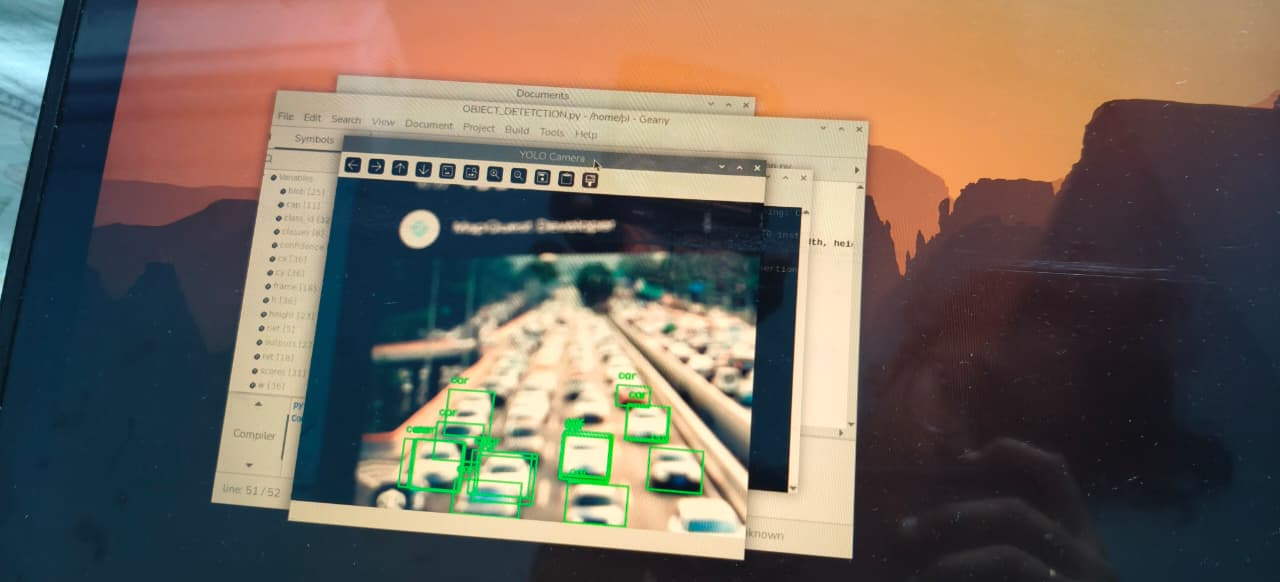
#> input picture 8c186fc9-99ee-4350-81dc-85e453bcb0b9.png, 1280 x 582 px, given in place of the camera
$ python lane_detection.py
#> lines starting #> are read from the running program, lines starting #| are printed output that depends on the picture; after the words box and inside, x2 and y2 are one past the last pixel; in counts of white or black regions, pixels touching at a corner belong together
import cv2
import numpy as np

# ---------- Region of Interest ----------
def roi_mask(img, vertices):
    mask = np.zeros_like(img)
    cv2.fillPoly(mask, vertices, 255)
    masked_img = cv2.bitwise_and(img, mask)
    return masked_img

# ---------- Hough Line Transform ----------
def hough_lines(img, rho, theta, threshold, min_line_len, max_line_gap):
    lines = cv2.HoughLinesP(
        img, rho, theta, threshold,
        np.array([]),
        minLineLength=min_line_len,
        maxLineGap=max_line_gap
    )
    return lines

# ---------- Draw Lines ----------
def draw_lines(img, lines, color=[0, 0, 255], thickness=5):
    if lines is None:
        return

    for line in lines:
        x1, y1, x2, y2 = line[0]
        cv2.line(img, (x1, y1), (x2, y2), color, thickness)


# ---------- Camera ----------
cap = cv2.VideoCapture(0)   # 0 = default webcam

while True:
    ret, frame = cap.read()
#> frame is the input picture: shape (582, 1280, 3); mean B, G, R 91.5, 102.6, 113.6
    if not ret:
        break

    # 1. Gray
    gray = cv2.cvtColor(frame, cv2.COLOR_BGR2GRAY)
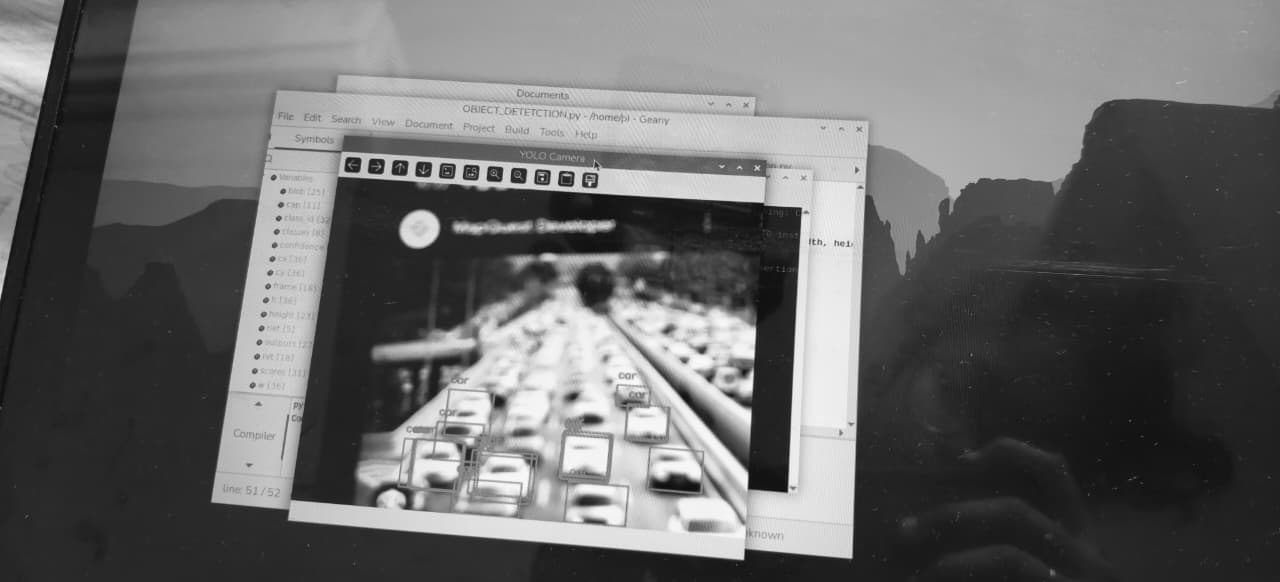
#> gray: shape (582, 1280); min 4, max 252, mean 104.6

    # 2. Blur
    blur = cv2.GaussianBlur(gray, (5, 5), 0)

    # 3. Canny
    edges = cv2.Canny(blur, 50, 150)
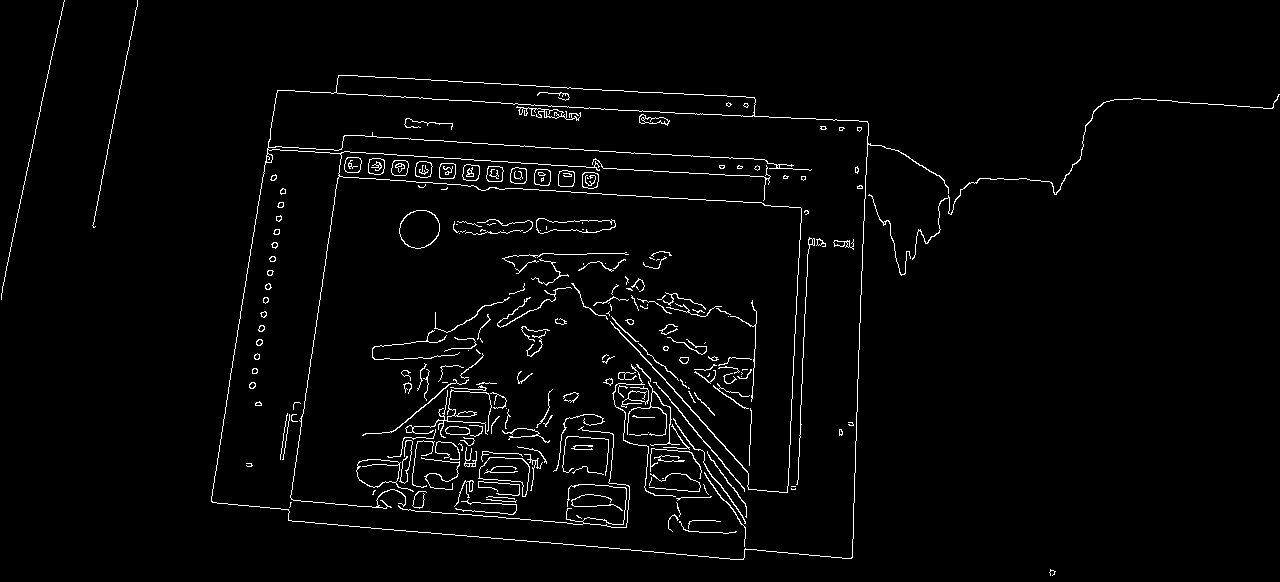
#> edges: shape (582, 1280); 2.5% white in thin lines or dots

    # 4. ROI Triangle
    h, w = frame.shape[:2]
#> h = 582; w = 1280
    roi_vertices = np.array([[
        (0, h),
        (w//2, int(h*0.6)),
        (w, h)
    ]], dtype=np.int32)
#> roi_vertices = [[0, 582], [640, 349], [1280, 582]]

    roi = roi_mask(edges, roi_vertices)
#> in roi_mask, `cv2.fillPoly(mask, vertices, 255)`:
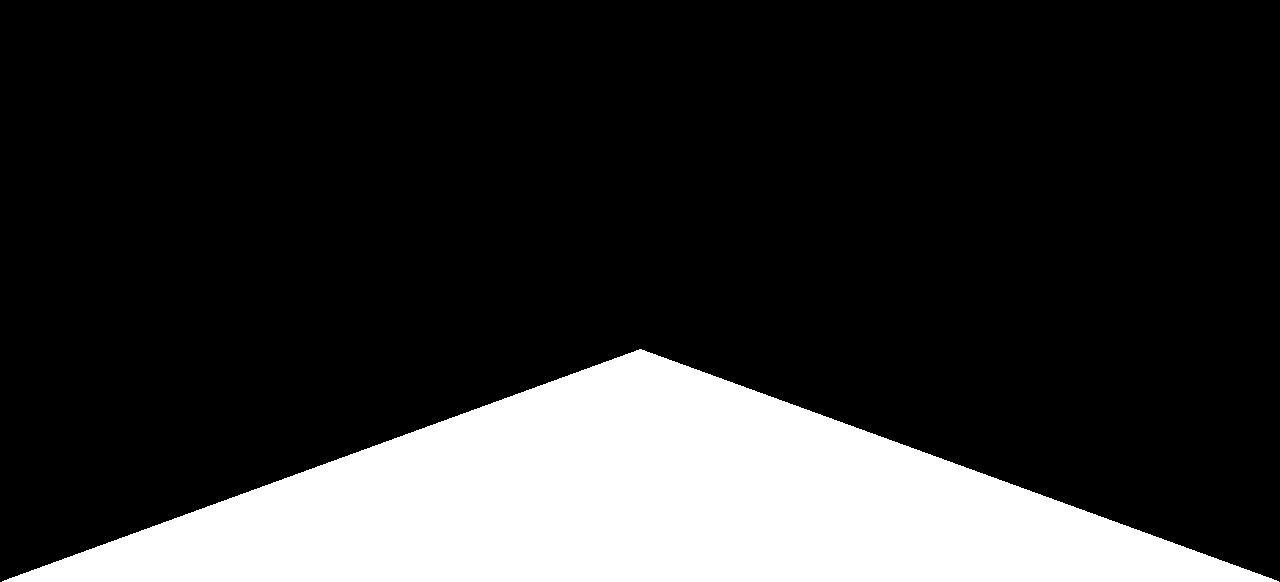
#> mask: shape (582, 1280); 20% white; 1 white region, box (x1, y1, x2, y2) and area: (2, 349, 1279, 582) 149293
#> in roi_mask, `masked_img = cv2.bitwise_and(img, mask)`:
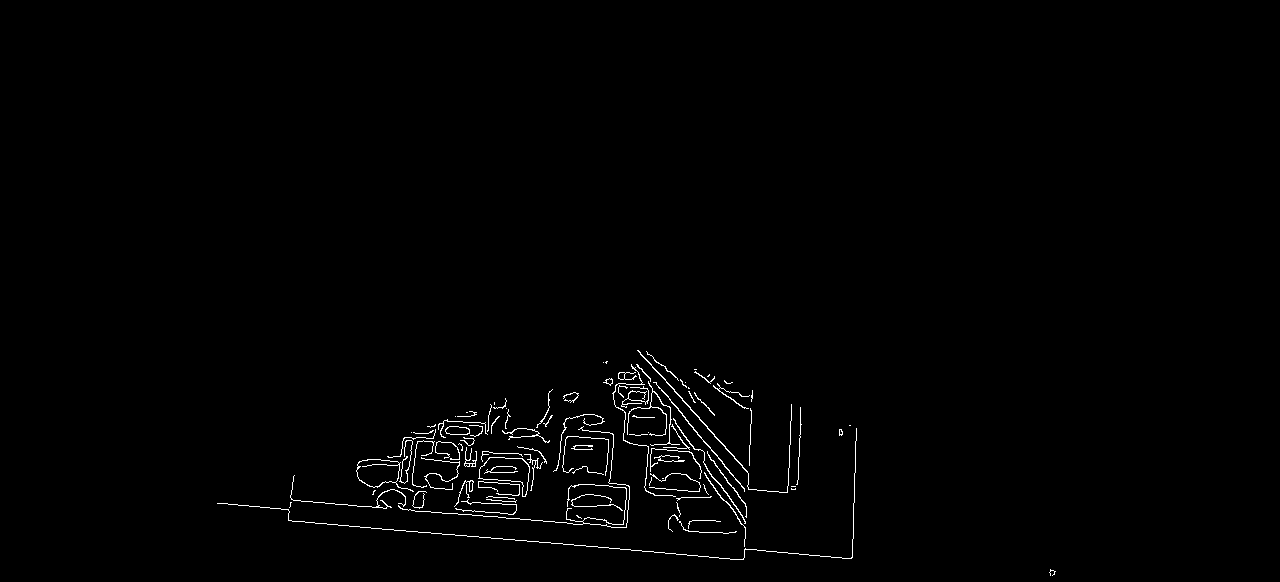
#> masked_img: shape (582, 1280); 0.96% white in thin lines or dots, all inside (x1, y1, x2, y2) = (217, 350, 1056, 576)

    # 5. Hough Lines
    lines = hough_lines(roi, 2, np.pi/180, 50, 100, 50)
#> in hough_lines, `lines = cv2.HoughLinesP( img, rho, theta, threshold, np.array([]), min..`: lines = 92 rows, first 6: [288, 520, 740, 559], [291, 499, 619, 527], [637, 350, 763, 490], [626, 489, 795, 489], [655, 382, 744, 488], [362, 460, 798, 460]

    # 6. Draw
    line_img = np.zeros_like(frame)
    draw_lines(line_img, lines)
#> the loop in draw_lines, `for line in lines:` made 92 passes
#> (x1, y1, x2, y2) on passes 1 to 12: (288, 520, 740, 559), (291, 499, 619, 527), (637, 350, 763, 490), (626, 489, 795, 489), (655, 382, 744, 488), (362, 460, 798, 460), (356, 471, 798, 471), (290, 503, 501, 503), (635, 375, 758, 550), (388, 457, 798, 457), (433, 436, 800, 436), (430, 431, 856, 431)
#> after the loop in draw_lines, `for line in lines:`:
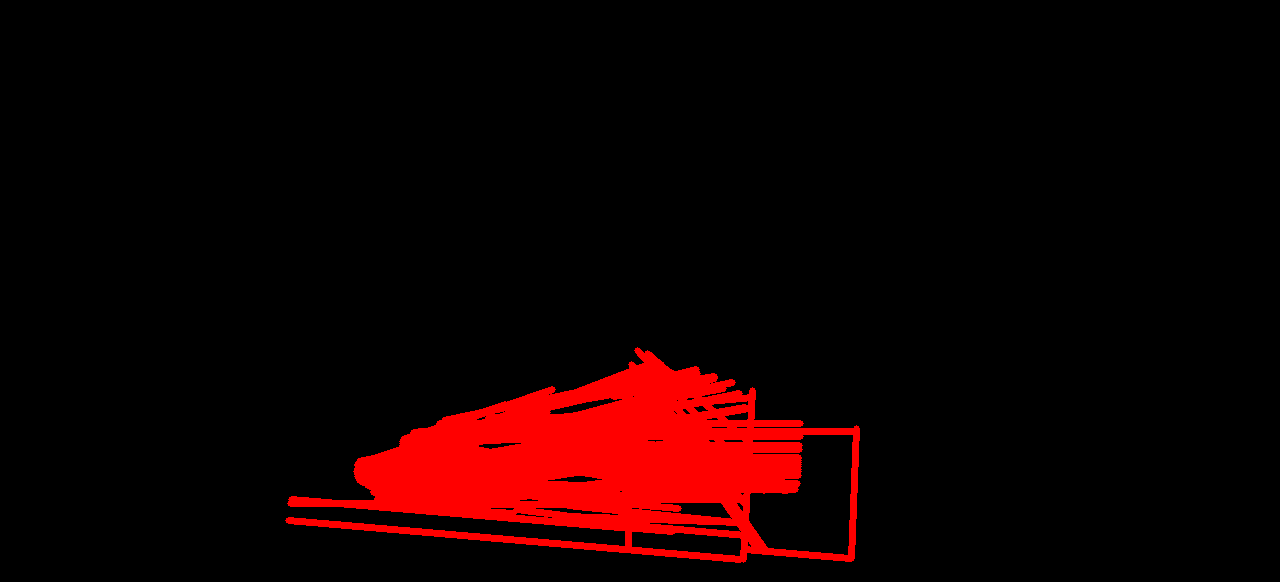
#> img: shape (582, 1280, 3); mean of channels 0, 1, 2 0, 0, 19.7; drawn as B, G, R

    # 7. Overlay
    result = cv2.addWeighted(frame, 0.8, line_img, 1, 0)
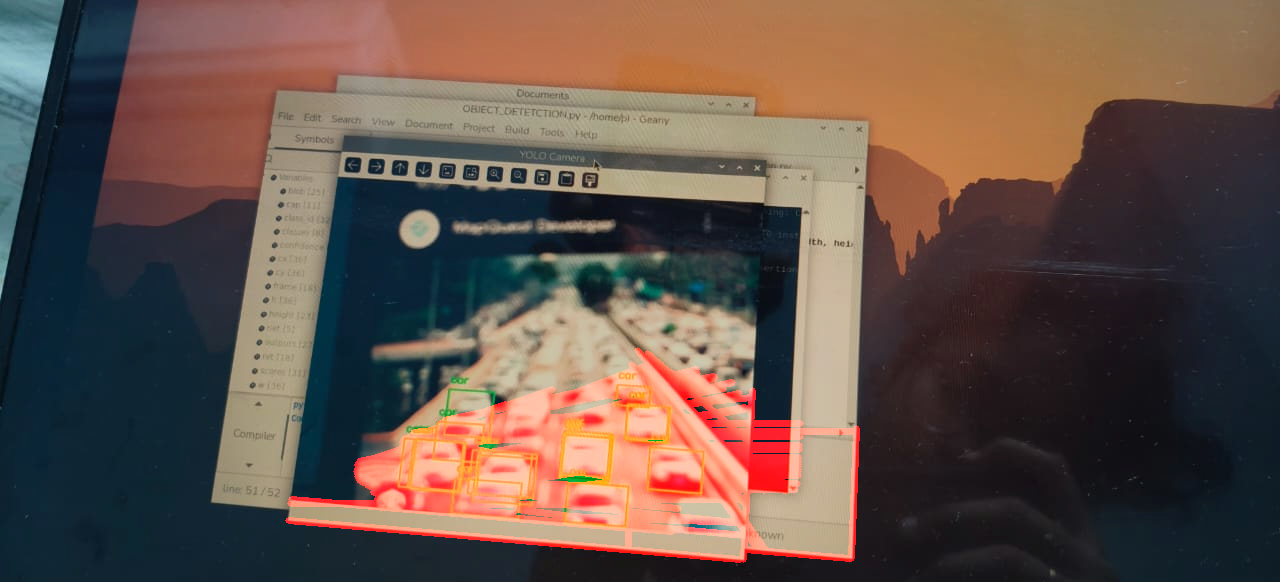
#> result: shape (582, 1280, 3); mean B, G, R 73.2, 82.1, 100.3

    cv2.imshow("Lane Detection", result)

    if cv2.waitKey(1) & 0xFF == ord('q'):   # smaller delay for live camera
#> (key q is pressed here)
        break

cap.release()
cv2.destroyAllWindows()
